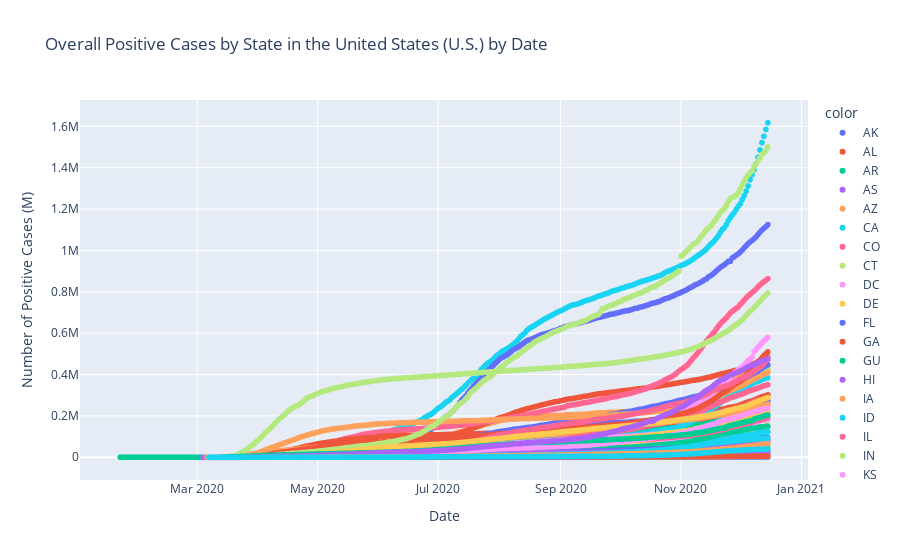

Here is the notebook cell this chart was saved with:
### Code cell
fig_2 = px.scatter(x=df_state['date'], y=df_state['positive'],color=df_state['state'], title='Overall Positive Cases by State in the United States (U.S.) by Date',
                labels={'x': 'Date', 'y': 'Number of Positive Cases (M)'})
fig_2.show()

### Figure 1 — Plotly figure (JSON) as saved in the notebook; plotly's stock layout.template omitted (floating-point values rounded to 4 significant figures; data arrays with more than 128 entries replaced by an {"elided": "..."} marker saying what was removed)
{"data": [{"hovertemplate": "color=AK<br>Date=%{x}<br>Number of Positive Cases (M)=%{y}<extra></extra>", "legendgroup": "AK", "marker": {"color": "#636efa", "symbol": "circle"}, "mode": "markers", "name": "AK", "showlegend": true, "type": "scattergl", "x": {"elided": "285 str values"}, "xaxis": "x", "y": {"elided": "285 int values"}, "yaxis": "y"}, {"hovertemplate": "color=AL<br>Date=%{x}<br>Number of Positive Cases (M)=%{y}<extra></extra>", "legendgroup": "AL", "marker": {"color": "#EF553B", "symbol": "circle"}, "mode": "markers", "name": "AL", "showlegend": true, "type": "scattergl", "x": {"elided": "284 str values"}, "xaxis": "x", "y": {"elided": "284 int values"}, "yaxis": "y"}, {"hovertemplate": "color=AR<br>Date=%{x}<br>Number of Positive Cases (M)=%{y}<extra></extra>", "legendgroup": "AR", "marker": {"color": "#00cc96", "symbol": "circle"}, "mode": "markers", "name": "AR", "showlegend": true, "type": "scattergl", "x": {"elided": "285 str values"}, "xaxis": "x", "y": {"elided": "285 int values"}, "yaxis": "y"}, {"hovertemplate": "color=AS<br>Date=%{x}<br>Number of Positive Cases (M)=%{y}<extra></extra>", "legendgroup": "AS", "marker": {"color": "#ab63fa", "symbol": "circle"}, "mode": "markers", "name": "AS", "showlegend": true, "type": "scattergl", "x": {"elided": "275 str values"}, "xaxis": "x", "y": {"elided": "275 int values"}, "yaxis": "y"}, {"hovertemplate": "color=AZ<br>Date=%{x}<br>Number of Positive Cases (M)=%{y}<extra></extra>", "legendgroup": "AZ", "marker": {"color": "#FFA15A", "symbol": "circle"}, "mode": "markers", "name": "AZ", "showlegend": true, "type": "scattergl", "x": {"elided": "287 str values"}, "xaxis": "x", "y": {"elided": "287 int values"}, "yaxis": "y"}, {"hovertemplate": "color=CA<br>Date=%{x}<br>Number of Positive Cases (M)=%{y}<extra></extra>", "legendgroup": "CA", "marker": {"color": "#19d3f3", "symbol": "circle"}, "mode": "markers", "name": "CA", "showlegend": true, "type": "scattergl", "x": {"elided": "287 str values"}, "xaxis": "x", "y": {"elided": "287 int values"}, "yaxis": "y"}, {"hovertemplate": "color=CO<br>Date=%{x}<br>Number of Positive Cases (M)=%{y}<extra></extra>", "legendgroup": "CO", "marker": {"color": "#FF6692", "symbol": "circle"}, "mode": "markers", "name": "CO", "showlegend": true, "type": "scattergl", "x": {"elided": "287 str values"}, "xaxis": "x", "y": {"elided": "287 int values"}, "yaxis": "y"}, {"hovertemplate": "color=CT<br>Date=%{x}<br>Number of Positive Cases (M)=%{y}<extra></extra>", "legendgroup": "CT", "marker": {"color": "#B6E880", "symbol": "circle"}, "mode": "markers", "name": "CT", "showlegend": true, "type": "scattergl", "x": {"elided": "284 str values"}, "xaxis": "x", "y": {"elided": "284 int values"}, "yaxis": "y"}, {"hovertemplate": "color=DC<br>Date=%{x}<br>Number of Positive Cases (M)=%{y}<extra></extra>", "legendgroup": "DC", "marker": {"color": "#FF97FF", "symbol": "circle"}, "mode": "markers", "name": "DC", "showlegend": true, "type": "scattergl", "x": {"elided": "286 str values"}, "xaxis": "x", "y": {"elided": "286 int values"}, "yaxis": "y"}, {"hovertemplate": "color=DE<br>Date=%{x}<br>Number of Positive Cases (M)=%{y}<extra></extra>", "legendgroup": "DE", "marker": {"color": "#FECB52", "symbol": "circle"}, "mode": "markers", "name": "DE", "showlegend": true, "type": "scattergl", "x": {"elided": "285 str values"}, "xaxis": "x", "y": {"elided": "285 int values"}, "yaxis": "y"}, {"hovertemplate": "color=FL<br>Date=%{x}<br>Number of Positive Cases (M)=%{y}<extra></extra>", "legendgroup": "FL", "marker": {"color": "#636efa", "symbol": "circle"}, "mode": "markers", "name": "FL", "showlegend": true, "type": "scattergl", "x": {"elided": "322 str values"}, "xaxis": "x", "y": {"elided": "322 int values"}, "yaxis": "y"}, {"hovertemplate": "color=GA<br>Date=%{x}<br>Number of Positive Cases (M)=%{y}<extra></extra>", "legendgroup": "GA", "marker": {"color": "#EF553B", "symbol": "circle"}, "mode": "markers", "name": "GA", "showlegend": true, "type": "scattergl", "x": {"elided": "287 str values"}, "xaxis": "x", "y": {"elided": "287 int values"}, "yaxis": "y"}, {"hovertemplate": "color=GU<br>Date=%{x}<br>Number of Positive Cases (M)=%{y}<extra></extra>", "legendgroup": "GU", "marker": {"color": "#00cc96", "symbol": "circle"}, "mode": "markers", "name": "GU", "showlegend": true, "type": "scattergl", "x": {"elided": "275 str values"}, "xaxis": "x", "y": {"elided": "275 int values"}, "yaxis": "y"}, {"hovertemplate": "color=HI<br>Date=%{x}<br>Number of Positive Cases (M)=%{y}<extra></extra>", "legendgroup": "HI", "marker": {"color": "#ab63fa", "symbol": "circle"}, "mode": "markers", "name": "HI", "showlegend": true, "type": "scattergl", "x": {"elided": "287 str values"}, "xaxis": "x", "y": {"elided": "287 int values"}, "yaxis": "y"}, {"hovertemplate": "color=IA<br>Date=%{x}<br>Number of Positive Cases (M)=%{y}<extra></extra>", "legendgroup": "IA", "marker": {"color": "#FFA15A", "symbol": "circle"}, "mode": "markers", "name": "IA", "showlegend": true, "type": "scattergl", "x": {"elided": "285 str values"}, "xaxis": "x", "y": {"elided": "285 int values"}, "yaxis": "y"}, {"hovertemplate": "color=ID<br>Date=%{x}<br>Number of Positive Cases (M)=%{y}<extra></extra>", "legendgroup": "ID", "marker": {"color": "#19d3f3", "symbol": "circle"}, "mode": "markers", "name": "ID", "showlegend": true, "type": "scattergl", "x": {"elided": "284 str values"}, "xaxis": "x", "y": {"elided": "284 int values"}, "yaxis": "y"}, {"hovertemplate": "color=IL<br>Date=%{x}<br>Number of Positive Cases (M)=%{y}<extra></extra>", "legendgroup": "IL", "marker": {"color": "#FF6692", "symbol": "circle"}, "mode": "markers", "name": "IL", "showlegend": true, "type": "scattergl", "x": {"elided": "287 str values"}, "xaxis": "x", "y": {"elided": "287 int values"}, "yaxis": "y"}, {"hovertemplate": "color=IN<br>Date=%{x}<br>Number of Positive Cases (M)=%{y}<extra></extra>", "legendgroup": "IN", "marker": {"color": "#B6E880", "symbol": "circle"}, "mode": "markers", "name": "IN", "showlegend": true, "type": "scattergl", "x": {"elided": "293 str values"}, "xaxis": "x", "y": {"elided": "293 int values"}, "yaxis": "y"}, {"hovertemplate": "color=KS<br>Date=%{x}<br>Number of Positive Cases (M)=%{y}<extra></extra>", "legendgroup": "KS", "marker": {"color": "#FF97FF", "symbol": "circle"}, "mode": "markers", "name": "KS", "showlegend": true, "type": "scattergl", "x": {"elided": "285 str values"}, "xaxis": "x", "y": {"elided": "285 int values"}, "yaxis": "y"}, {"hovertemplate": "color=KY<br>Date=%{x}<br>Number of Positive Cases (M)=%{y}<extra></extra>", "legendgroup": "KY", "marker": {"color": "#FECB52", "symbol": "circle"}, "mode": "markers", "name": "KY", "showlegend": true, "type": "scattergl", "x": {"elided": "285 str values"}, "xaxis": "x", "y": {"elided": "285 int values"}, "yaxis": "y"}, {"hovertemplate": "color=LA<br>Date=%{x}<br>Number of Positive Cases (M)=%{y}<extra></extra>", "legendgroup": "LA", "marker": {"color": "#636efa", "symbol": "circle"}, "mode": "markers", "name": "LA", "showlegend": true, "type": "scattergl", "x": {"elided": "284 str values"}, "xaxis": "x", "y": {"elided": "284 int values"}, "yaxis": "y"}, {"hovertemplate": "color=MA<br>Date=%{x}<br>Number of Positive Cases (M)=%{y}<extra></extra>", "legendgroup": "MA", "marker": {"color": "#EF553B", "symbol": "circle"}, "mode": "markers", "name": "MA", "showlegend": true, "type": "scattergl", "x": {"elided": "329 str values"}, "xaxis": "x", "y": {"elided": "329 int values"}, "yaxis": "y"}, {"hovertemplate": "color=MD<br>Date=%{x}<br>Number of Positive Cases (M)=%{y}<extra></extra>", "legendgroup": "MD", "marker": {"color": "#00cc96", "symbol": "circle"}, "mode": "markers", "name": "MD", "showlegend": true, "type": "scattergl", "x": {"elided": "286 str values"}, "xaxis": "x", "y": {"elided": "286 int values"}, "yaxis": "y"}, {"hovertemplate": "color=ME<br>Date=%{x}<br>Number of Positive Cases (M)=%{y}<extra></extra>", "legendgroup": "ME", "marker": {"color": "#ab63fa", "symbol": "circle"}, "mode": "markers", "name": "ME", "showlegend": true, "type": "scattergl", "x": {"elided": "284 str values"}, "xaxis": "x", "y": {"elided": "284 int values"}, "yaxis": "y"}, {"hovertemplate": "color=MI<br>Date=%{x}<br>Number of Positive Cases (M)=%{y}<extra></extra>", "legendgroup": "MI", "marker": {"color": "#FFA15A", "symbol": "circle"}, "mode": "markers", "name": "MI", "showlegend": true, "type": "scattergl", "x": {"elided": "290 str values"}, "xaxis": "x", "y": {"elided": "290 int values"}, "yaxis": "y"}, {"hovertemplate": "color=MN<br>Date=%{x}<br>Number of Positive Cases (M)=%{y}<extra></extra>", "legendgroup": "MN", "marker": {"color": "#19d3f3", "symbol": "circle"}, "mode": "markers", "name": "MN", "showlegend": true, "type": "scattergl", "x": {"elided": "285 str values"}, "xaxis": "x", "y": {"elided": "285 int values"}, "yaxis": "y"}, {"hovertemplate": "color=MO<br>Date=%{x}<br>Number of Positive Cases (M)=%{y}<extra></extra>", "legendgroup": "MO", "marker": {"color": "#FF6692", "symbol": "circle"}, "mode": "markers", "name": "MO", "showlegend": true, "type": "scattergl", "x": {"elided": "284 str values"}, "xaxis": "x", "y": {"elided": "284 int values"}, "yaxis": "y"}, {"hovertemplate": "color=MP<br>Date=%{x}<br>Number of Positive Cases (M)=%{y}<extra></extra>", "legendgroup": "MP", "marker": {"color": "#B6E880", "symbol": "circle"}, "mode": "markers", "name": "MP", "showlegend": true, "type": "scattergl", "x": {"elided": "275 str values"}, "xaxis": "x", "y": {"elided": "275 int values"}, "yaxis": "y"}, {"hovertemplate": "color=MS<br>Date=%{x}<br>Number of Positive Cases (M)=%{y}<extra></extra>", "legendgroup": "MS", "marker": {"color": "#FF97FF", "symbol": "circle"}, "mode": "markers", "name": "MS", "showlegend": true, "type": "scattergl", "x": {"elided": "284 str values"}, "xaxis": "x", "y": {"elided": "284 int values"}, "yaxis": "y"}, {"hovertemplate": "color=MT<br>Date=%{x}<br>Number of Positive Cases (M)=%{y}<extra></extra>", "legendgroup": "MT", "marker": {"color": "#FECB52", "symbol": "circle"}, "mode": "markers", "name": "MT", "showlegend": true, "type": "scattergl", "x": {"elided": "284 str values"}, "xaxis": "x", "y": {"elided": "284 int values"}, "yaxis": "y"}, {"hovertemplate": "color=NC<br>Date=%{x}<br>Number of Positive Cases (M)=%{y}<extra></extra>", "legendgroup": "NC", "marker": {"color": "#636efa", "symbol": "circle"}, "mode": "markers", "name": "NC", "showlegend": true, "type": "scattergl", "x": {"elided": "287 str values"}, "xaxis": "x", "y": {"elided": "287 int values"}, "yaxis": "y"}, {"hovertemplate": "color=ND<br>Date=%{x}<br>Number of Positive Cases (M)=%{y}<extra></extra>", "legendgroup": "ND", "marker": {"color": "#EF553B", "symbol": "circle"}, "mode": "markers", "name": "ND", "showlegend": true, "type": "scattergl", "x": {"elided": "284 str values"}, "xaxis": "x", "y": {"elided": "284 int values"}, "yaxis": "y"}, {"hovertemplate": "color=NE<br>Date=%{x}<br>Number of Positive Cases (M)=%{y}<extra></extra>", "legendgroup": "NE", "marker": {"color": "#00cc96", "symbol": "circle"}, "mode": "markers", "name": "NE", "showlegend": true, "type": "scattergl", "x": {"elided": "305 str values"}, "xaxis": "x", "y": {"elided": "305 int values"}, "yaxis": "y"}, {"hovertemplate": "color=NH<br>Date=%{x}<br>Number of Positive Cases (M)=%{y}<extra></extra>", "legendgroup": "NH", "marker": {"color": "#ab63fa", "symbol": "circle"}, "mode": "markers", "name": "NH", "showlegend": true, "type": "scattergl", "x": {"elided": "287 str values"}, "xaxis": "x", "y": {"elided": "287 int values"}, "yaxis": "y"}, {"hovertemplate": "color=NJ<br>Date=%{x}<br>Number of Positive Cases (M)=%{y}<extra></extra>", "legendgroup": "NJ", "marker": {"color": "#FFA15A", "symbol": "circle"}, "mode": "markers", "name": "NJ", "showlegend": true, "type": "scattergl", "x": {"elided": "310 str values"}, "xaxis": "x", "y": {"elided": "310 int values"}, "yaxis": "y"}, {"hovertemplate": "color=NM<br>Date=%{x}<br>Number of Positive Cases (M)=%{y}<extra></extra>", "legendgroup": "NM", "marker": {"color": "#19d3f3", "symbol": "circle"}, "mode": "markers", "name": "NM", "showlegend": true, "type": "scattergl", "x": {"elided": "286 str values"}, "xaxis": "x", "y": {"elided": "286 int values"}, "yaxis": "y"}, {"hovertemplate": "color=NV<br>Date=%{x}<br>Number of Positive Cases (M)=%{y}<extra></extra>", "legendgroup": "NV", "marker": {"color": "#FF6692", "symbol": "circle"}, "mode": "markers", "name": "NV", "showlegend": true, "type": "scattergl", "x": {"elided": "286 str values"}, "xaxis": "x", "y": {"elided": "286 int values"}, "yaxis": "y"}, {"hovertemplate": "color=NY<br>Date=%{x}<br>Number of Positive Cases (M)=%{y}<extra></extra>", "legendgroup": "NY", "marker": {"color": "#B6E880", "symbol": "circle"}, "mode": "markers", "name": "NY", "showlegend": true, "type": "scattergl", "x": {"elided": "289 str values"}, "xaxis": "x", "y": {"elided": "289 int values"}, "yaxis": "y"}, {"hovertemplate": "color=OH<br>Date=%{x}<br>Number of Positive Cases (M)=%{y}<extra></extra>", "legendgroup": "OH", "marker": {"color": "#FF97FF", "symbol": "circle"}, "mode": "markers", "name": "OH", "showlegend": true, "type": "scattergl", "x": {"elided": "286 str values"}, "xaxis": "x", "y": {"elided": "286 int values"}, "yaxis": "y"}, {"hovertemplate": "color=OK<br>Date=%{x}<br>Number of Positive Cases (M)=%{y}<extra></extra>", "legendgroup": "OK", "marker": {"color": "#FECB52", "symbol": "circle"}, "mode": "markers", "name": "OK", "showlegend": true, "type": "scattergl", "x": {"elided": "284 str values"}, "xaxis": "x", "y": {"elided": "284 int values"}, "yaxis": "y"}, {"hovertemplate": "color=OR<br>Date=%{x}<br>Number of Positive Cases (M)=%{y}<extra></extra>", "legendgroup": "OR", "marker": {"color": "#636efa", "symbol": "circle"}, "mode": "markers", "name": "OR", "showlegend": true, "type": "scattergl", "x": {"elided": "287 str values"}, "xaxis": "x", "y": {"elided": "287 int values"}, "yaxis": "y"}, {"hovertemplate": "color=PA<br>Date=%{x}<br>Number of Positive Cases (M)=%{y}<extra></extra>", "legendgroup": "PA", "marker": {"color": "#EF553B", "symbol": "circle"}, "mode": "markers", "name": "PA", "showlegend": true, "type": "scattergl", "x": {"elided": "285 str values"}, "xaxis": "x", "y": {"elided": "285 int values"}, "yaxis": "y"}, {"hovertemplate": "color=PR<br>Date=%{x}<br>Number of Positive Cases (M)=%{y}<extra></extra>", "legendgroup": "PR", "marker": {"color": "#00cc96", "symbol": "circle"}, "mode": "markers", "name": "PR", "showlegend": true, "type": "scattergl", "x": {"elided": "275 str values"}, "xaxis": "x", "y": {"elided": "275 int values"}, "yaxis": "y"}, {"hovertemplate": "color=RI<br>Date=%{x}<br>Number of Positive Cases (M)=%{y}<extra></extra>", "legendgroup": "RI", "marker": {"color": "#ab63fa", "symbol": "circle"}, "mode": "markers", "name": "RI", "showlegend": true, "type": "scattergl", "x": {"elided": "290 str values"}, "xaxis": "x", "y": {"elided": "290 int values"}, "yaxis": "y"}, {"hovertemplate": "color=SC<br>Date=%{x}<br>Number of Positive Cases (M)=%{y}<extra></extra>", "legendgroup": "SC", "marker": {"color": "#FFA15A", "symbol": "circle"}, "mode": "markers", "name": "SC", "showlegend": true, "type": "scattergl", "x": {"elided": "287 str values"}, "xaxis": "x", "y": {"elided": "287 int values"}, "yaxis": "y"}, {"hovertemplate": "color=SD<br>Date=%{x}<br>Number of Positive Cases (M)=%{y}<extra></extra>", "legendgroup": "SD", "marker": {"color": "#19d3f3", "symbol": "circle"}, "mode": "markers", "name": "SD", "showlegend": true, "type": "scattergl", "x": {"elided": "284 str values"}, "xaxis": "x", "y": {"elided": "284 int values"}, "yaxis": "y"}, {"hovertemplate": "color=TN<br>Date=%{x}<br>Number of Positive Cases (M)=%{y}<extra></extra>", "legendgroup": "TN", "marker": {"color": "#FF6692", "symbol": "circle"}, "mode": "markers", "name": "TN", "showlegend": true, "type": "scattergl", "x": {"elided": "286 str values"}, "xaxis": "x", "y": {"elided": "286 int values"}, "yaxis": "y"}, {"hovertemplate": "color=TX<br>Date=%{x}<br>Number of Positive Cases (M)=%{y}<extra></extra>", "legendgroup": "TX", "marker": {"color": "#B6E880", "symbol": "circle"}, "mode": "markers", "name": "TX", "showlegend": true, "type": "scattergl", "x": {"elided": "288 str values"}, "xaxis": "x", "y": {"elided": "288 int values"}, "yaxis": "y"}, {"hovertemplate": "color=UT<br>Date=%{x}<br>Number of Positive Cases (M)=%{y}<extra></extra>", "legendgroup": "UT", "marker": {"color": "#FF97FF", "symbol": "circle"}, "mode": "markers", "name": "UT", "showlegend": true, "type": "scattergl", "x": {"elided": "284 str values"}, "xaxis": "x", "y": {"elided": "284 int values"}, "yaxis": "y"}, {"hovertemplate": "color=VA<br>Date=%{x}<br>Number of Positive Cases (M)=%{y}<extra></extra>", "legendgroup": "VA", "marker": {"color": "#FECB52", "symbol": "circle"}, "mode": "markers", "name": "VA", "showlegend": true, "type": "scattergl", "x": {"elided": "293 str values"}, "xaxis": "x", "y": {"elided": "293 int values"}, "yaxis": "y"}, {"hovertemplate": "color=VI<br>Date=%{x}<br>Number of Positive Cases (M)=%{y}<extra></extra>", "legendgroup": "VI", "marker": {"color": "#636efa", "symbol": "circle"}, "mode": "markers", "name": "VI", "showlegend": true, "type": "scattergl", "x": {"elided": "275 str values"}, "xaxis": "x", "y": {"elided": "275 int values"}, "yaxis": "y"}, {"hovertemplate": "color=VT<br>Date=%{x}<br>Number of Positive Cases (M)=%{y}<extra></extra>", "legendgroup": "VT", "marker": {"color": "#EF553B", "symbol": "circle"}, "mode": "markers", "name": "VT", "showlegend": true, "type": "scattergl", "x": {"elided": "288 str values"}, "xaxis": "x", "y": {"elided": "288 int values"}, "yaxis": "y"}, {"hovertemplate": "color=WA<br>Date=%{x}<br>Number of Positive Cases (M)=%{y}<extra></extra>", "legendgroup": "WA", "marker": {"color": "#00cc96", "symbol": "circle"}, "mode": "markers", "name": "WA", "showlegend": true, "type": "scattergl", "x": {"elided": "329 str values"}, "xaxis": "x", "y": {"elided": "329 int values"}, "yaxis": "y"}, {"hovertemplate": "color=WI<br>Date=%{x}<br>Number of Positive Cases (M)=%{y}<extra></extra>", "legendgroup": "WI", "marker": {"color": "#ab63fa", "symbol": "circle"}, "mode": "markers", "name": "WI", "showlegend": true, "type": "scattergl", "x": {"elided": "288 str values"}, "xaxis": "x", "y": {"elided": "288 int values"}, "yaxis": "y"}, {"hovertemplate": "color=WV<br>Date=%{x}<br>Number of Positive Cases (M)=%{y}<extra></extra>", "legendgroup": "WV", "marker": {"color": "#FFA15A", "symbol": "circle"}, "mode": "markers", "name": "WV", "showlegend": true, "type": "scattergl", "x": {"elided": "285 str values"}, "xaxis": "x", "y": {"elided": "285 int values"}, "yaxis": "y"}, {"hovertemplate": "color=WY<br>Date=%{x}<br>Number of Positive Cases (M)=%{y}<extra></extra>", "legendgroup": "WY", "marker": {"color": "#19d3f3", "symbol": "circle"}, "mode": "markers", "name": "WY", "showlegend": true, "type": "scattergl", "x": {"elided": "290 str values"}, "xaxis": "x", "y": {"elided": "290 int values"}, "yaxis": "y"}], "layout": {"legend": {"title": {"text": "color"}, "tracegroupgap": 0}, "title": {"text": "Overall Positive Cases by State in the United States (U.S.) by Date"}, "xaxis": {"anchor": "y", "domain": [0, 1], "title": {"text": "Date"}}, "yaxis": {"anchor": "x", "domain": [0, 1], "title": {"text": "Number of Positive Cases (M)"}}}}
